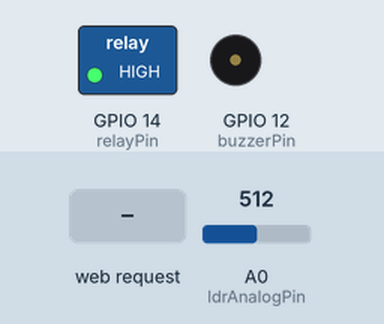
Simulated run of this sketch. Board: ESP8266 (Wemos D1 mini). Shown: switched loads named in the sketch (green lamp = pin HIGH), buzzer (waves = sounding, pin HIGH). The inputs (shaded band) are chosen by the test bench; at power-on: A0 (ldrAnalogPin) = 512. WiFi joins after 1.5 s; servers stay silent unless stated; what the sketch prints to the serial monitor is not drawn.

Above: at 2.7 s.
2.8 s: A0 (ldrAnalogPin) set to 208
4.3 s: A0 (ldrAnalogPin) set to 189
At 4.9 s:
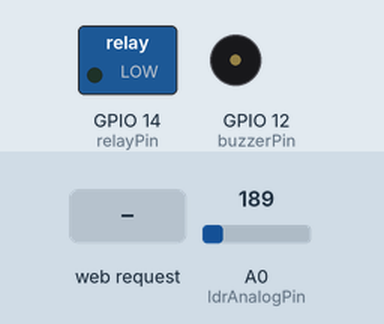
5.8 s: HTTP request GET /SYSTEM=ENGAGE received
At 5.81 s:
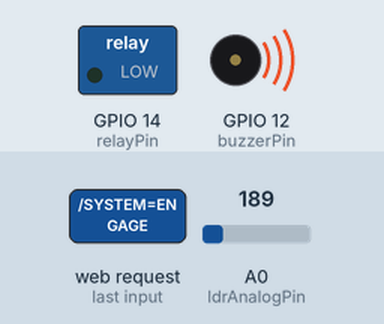
7.3 s: HTTP request GET /SYSTEM=DISENGAGE received
At 7.31 s:
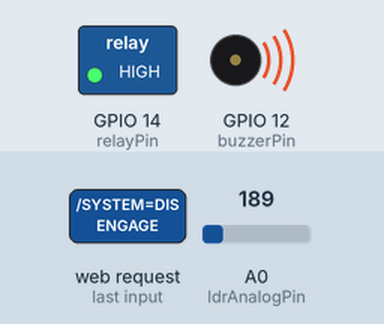
Timing chart, 0 to 9.8 s (numbered marks = the images above; inputs shaded):
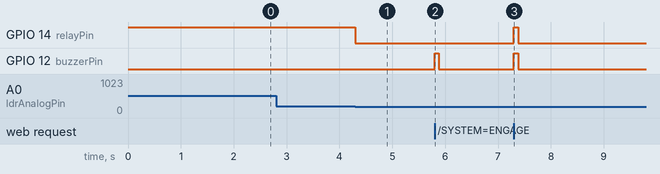

The sketch:

zaritech_hybrid_telemetry.ino
```cpp
// (licence header left out)
#include <ESP8266WiFi.h>

// Enterprise Network Credentials
const char* ssid = "ZARITECH_SECURE_WIFI";
const char* password = "ZARITECH_ENTERPRISE_PASS";

// Hardware Pin Configurations
const int touchSCL = 5;     // D1 - Clock Line for Touch Keypad
const int touchSDO = 4;     // D2 - Data Line for Touch Keypad
const int relayPin = 14;    // D5 - Actuation Relay Control
const int buzzerPin = 12;   // D6 - Acoustic Diagnostics Alarm
const int ldrAnalogPin = A0;// Analog Telemetry Input

WiFiServer secureServer(80);

void setup() {
  Serial.begin(115200);

  // Initialize Actuation and Alert Subsystems
  pinMode(relayPin, OUTPUT);
  pinMode(buzzerPin, OUTPUT);
  digitalWrite(relayPin, HIGH); // Disengage active-low relay array on boot
  digitalWrite(buzzerPin, LOW);

  // Initialize HMI Touch Interface Pins
  pinMode(touchSCL, OUTPUT);
  pinMode(touchSDO, INPUT);

  Serial.println("\n[ZARITECH SYSTEM] Initializing Multi-Architecture IoT Substrate...");

  // Establish Secure Wireless Interface
  WiFi.begin(ssid, password);
  while (WiFi.status() != WL_CONNECTED) {
    delay(500);
    Serial.print(".");
  }

  secureServer.begin();
  Serial.println("\n[ZARITECH SYSTEM] NodeMCU Wireless Interface Active.");
  Serial.print("[ZARITECH SYSTEM] Node IP Address: ");
  Serial.println(WiFi.localIP());
}

void loop() {
  // Execute Analog Telemetry Read (LDR String Analysis)
  int ambientLight = analogRead(ldrAnalogPin);

  // Example Threshold Action: Auto-Actuate Systems in Low Light
  if (ambientLight < 200) {
    digitalWrite(relayPin, LOW); // Engage Relay
  }

  // Handle Enterprise Wireless Commands
  WiFiClient client = secureServer.available();
  if (!client) return;

  String request = client.readStringUntil('\r');
  client.flush();

  // Route System Commands
  if (request.indexOf("/SYSTEM=ENGAGE") != -1) {
    digitalWrite(relayPin, LOW);
    triggerAcousticChime();
  }
  if (request.indexOf("/SYSTEM=DISENGAGE") != -1) {
    digitalWrite(relayPin, HIGH);
    triggerAcousticChime();
  }

  // Serve Responsive Infrastructure Control Dashboard
  sendHtmlDashboard(client, ambientLight);
  delay(1);
}

// Localized Diagnostic Notification Routine
void triggerAcousticChime() {
  digitalWrite(buzzerPin, HIGH);
  delay(80);
  digitalWrite(buzzerPin, LOW);
}

// Enterprise Dashboard Renderer
void sendHtmlDashboard(WiFiClient& client, int currentTelemetry) {
  client.println("HTTP/1.1 200 OK");
  client.println("Content-Type: text/html");
  client.println("Connection: close");
  client.println("");
  client.println("<!DOCTYPE HTML><html><head><title>Zaritech System Lab</title></head>");
  client.println("<body style='font-family:sans-serif; text-align:center;'>");
  client.println("<h1>Zaritech Interactive Multi-MCU Control Node</h1>");
  client.println("<p>Ambient Telemetry (LDR String Value): <strong>" + String(currentTelemetry) + "</strong></p>");
  client.println("<hr><p>Subsystem Control Array:</p>");
  client.println("<a href=\"/SYSTEM=ENGAGE\"><button style='padding:10px;'>ENGAGE RELAY</button></a> ");
  client.println("<a href=\"/SYSTEM=DISENGAGE\"><button style='padding:10px;'>DISENGAGE RELAY</button></a>");
  client.println("</body></html>");
}
```

Measured:
- the behaviour switches between 200 and 199 on A0 (ldrAnalogPin) (found by bisection; images 0 and 1)
- after the input at 2.8 s, every drawn part: stays the same
- after the input at 4.3 s, GPIO 14 (relayPin): HIGH → LOW at once
- after the input at 5.8 s, GPIO 12 (buzzerPin): LOW → HIGH at once, → LOW 0.08 s later
- after the input at 7.3 s, GPIO 14 (relayPin), GPIO 12 (buzzerPin): LOW → HIGH at once, → LOW 0.08 s later
